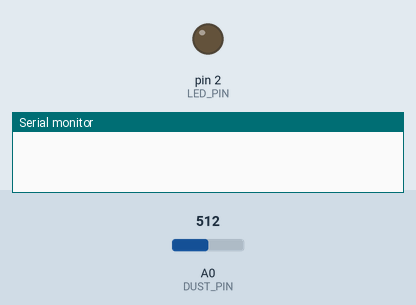
Recording of a sketch running on a simulated Arduino Uno, built with avr-gcc and run on an emulated ATmega328P. Parts: output pins drawn as LEDs (lit = HIGH), the last lines printed to the serial monitor. The test bench sets the inputs (shaded band); at power-on: A0 (DUST_PIN) = 512.

Above: at 0.1 s.
At 2.1 s:
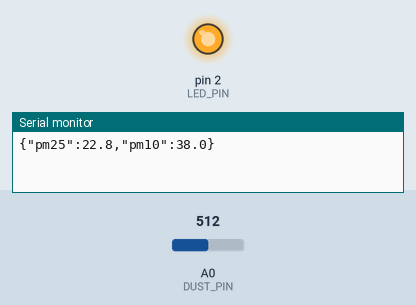
Timing chart, 0 to 3.6 s (numbered marks = the images above):
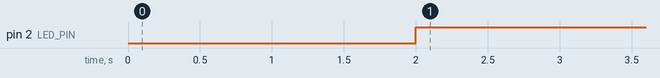

The sketch:

dust_sensor.ino
```cpp
/*
 * 더스트몬 (DustMon) - 미세먼지 센서 아두이노 코드
 * GP2Y1010AU0F 미세먼지 센서 사용
 *
 * 연결:
 * - V-LED: 아두이노 5V
 * - LED-GND: 아두이노 GND
 * - LED: 아두이노 디지털 핀 2
 * - S-GND: 아두이노 GND
 * - Vo: 아두이노 아날로그 핀 A0
 * - Vcc: 아두이노 5V
 */

// 센서 핀 정의
const int LED_PIN = 2;      // LED 제어 핀
const int DUST_PIN = A0;    // 미세먼지 센서 아날로그 핀

// 측정 변수
unsigned long samplingTime = 280;  // LED 켜진 시간 (마이크로초)
unsigned long deltaTime = 40;      // 대기 시간 (마이크로초)
unsigned long sleepTime = 9680;    // LED 꺼진 시간 (마이크로초)

// 센서 보정값 (실제 환경에 맞게 조정 필요)
float voMeasured = 0;
float calcVoltage = 0;
float dustDensity = 0;
float pm25 = 0;
float pm10 = 0;

// 필터링을 위한 변수
const int SAMPLE_SIZE = 10;
float pm25_samples[SAMPLE_SIZE];
float pm10_samples[SAMPLE_SIZE];
int sample_index = 0;

void setup() {
  Serial.begin(9600);
  pinMode(LED_PIN, OUTPUT);

  // 배열 초기화
  for (int i = 0; i < SAMPLE_SIZE; i++) {
    pm25_samples[i] = 0;
    pm10_samples[i] = 0;
  }

  delay(2000);  // 센서 안정화 대기
}

void loop() {
  // LED 켜기
  digitalWrite(LED_PIN, LOW);
  delayMicroseconds(samplingTime);

  // 센서 값 읽기
  voMeasured = analogRead(DUST_PIN);

  delayMicroseconds(deltaTime);

  // LED 끄기
  digitalWrite(LED_PIN, HIGH);
  delayMicroseconds(sleepTime);

  // 전압 계산 (0-5V, 1024 단계)
  calcVoltage = voMeasured * (5.0 / 1024.0);

  // 미세먼지 농도 계산 (GP2Y1010AU0F 특성 곡선 기반)
  // 실제 센서에 맞게 보정값 조정 필요
  if (calcVoltage >= 0.6) {
    dustDensity = (calcVoltage - 0.6) / 0.005;  // 0.6V 이상일 때만 유효
    if (dustDensity < 0) dustDensity = 0;
  } else {
    dustDensity = 0;
  }

  // PM2.5와 PM10 추정 (GP2Y1010AU0F는 총 먼지량만 측정)
  // 일반적인 비율로 추정 (실제로는 별도 센서 필요)
  pm25 = dustDensity * 0.6;  // PM2.5는 총 먼지의 약 60%
  pm10 = dustDensity;        // PM10은 총 먼지량과 유사

  // 이동 평균 필터 적용 (노이즈 제거)
  pm25_samples[sample_index] = pm25;
  pm10_samples[sample_index] = pm10;
  sample_index = (sample_index + 1) % SAMPLE_SIZE;

  // 평균 계산
  float pm25_avg = 0;
  float pm10_avg = 0;
  for (int i = 0; i < SAMPLE_SIZE; i++) {
    pm25_avg += pm25_samples[i];
    pm10_avg += pm10_samples[i];
  }
  pm25_avg /= SAMPLE_SIZE;
  pm10_avg /= SAMPLE_SIZE;

  // 이상값 필터링 (0-1000 범위 제한)
  if (pm25_avg < 0) pm25_avg = 0;
  if (pm25_avg > 1000) pm25_avg = 1000;
  if (pm10_avg < 0) pm10_avg = 0;
  if (pm10_avg > 1000) pm10_avg = 1000;

  // JSON 형식으로 시리얼 전송
  Serial.print("{\"pm25\":");
  Serial.print(pm25_avg, 1);
  Serial.print(",\"pm10\":");
  Serial.print(pm10_avg, 1);
  Serial.println("}");

  delay(500);  // 0.5초마다 전송
}
```

Measured:
- by itself, pin 2 (LED_PIN): LOW → HIGH at 2.0 s
